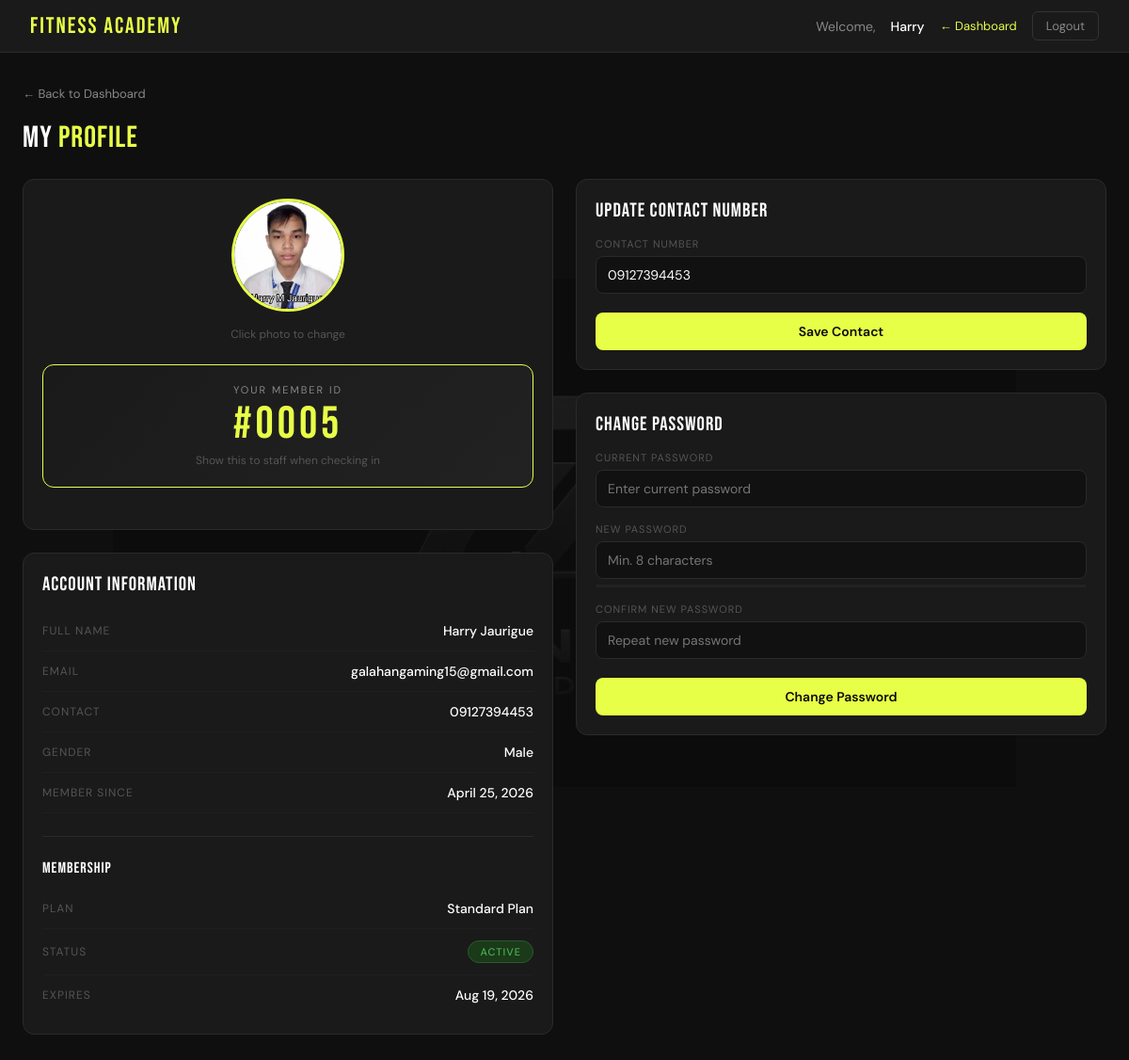
/profile.php (signed in), run on the app's committed database.
### tables this page shows
CREATE TABLE `user_account` (
  `user_id` int(11) NOT NULL,
  `member_id` int(11) DEFAULT NULL,
  `email` varchar(100) NOT NULL,
  `password` varchar(255) NOT NULL,
  `role` enum('member','staff','manager','owner') NOT NULL,
  `is_active` tinyint(1) DEFAULT 1,
  `deactivation_note` text DEFAULT NULL,
  `deactivated_by` int(11) DEFAULT NULL,
  `deactivated_at` datetime DEFAULT NULL
);

CREATE TABLE `members` (
  `member_id` int(11) NOT NULL,
  `first_name` varchar(50) NOT NULL,
  `last_name` varchar(50) NOT NULL,
  `contact_number` varchar(20) DEFAULT NULL,
  `gender` enum('Male','Female','Other') DEFAULT NULL,
  `created_at` timestamp NOT NULL DEFAULT current_timestamp(),
  `profile_photo` varchar(255) DEFAULT NULL
);

CREATE TABLE `subscription` (
  `subscription_id` int(11) NOT NULL,
  `member_id` int(11) NOT NULL,
  `plan_id` int(11) NOT NULL,
  `start_date` date NOT NULL,
  `end_date` date NOT NULL,
  `status` enum('Active','Expired','Cancelled') DEFAULT 'Active',
  `created_at` timestamp NOT NULL DEFAULT current_timestamp()
);

CREATE TABLE `membership_plan` (
  `plan_id` int(11) NOT NULL,
  `plan_name` varchar(100) NOT NULL,
  `duration` int(11) NOT NULL,
  `price` decimal(10,2) NOT NULL
);

### profile.php (the view, shortened to what this page needs)
<?php include "config.php"; ?>
<?php
$member_id = $_SESSION['member_id'];
$info_stmt = $conn->prepare("
    SELECT m.member_id, m.first_name, m.last_name, m.contact_number, m.gender,
           m.created_at, m.profile_photo, u.email
    FROM members m
    JOIN user_account u ON u.member_id = m.member_id
    WHERE m.member_id = ?
");
$info_stmt->bind_param("i", $member_id);
$info_stmt->execute();
$info = $info_stmt->get_result()->fetch_assoc();
$sub_stmt = $conn->prepare("
    SELECT s.status, s.start_date, s.end_date, p.plan_name
    FROM subscription s
    JOIN membership_plan p ON p.plan_id = s.plan_id
    WHERE s.member_id = ?
    ORDER BY s.created_at DESC LIMIT 1
");
$sub_stmt->bind_param("i", $member_id);
$sub_stmt->execute();
$sub = $sub_stmt->get_result()->fetch_assoc();
$photo_url = $info['profile_photo']
    ? 'uploads/profile_photos/' . htmlspecialchars($info['profile_photo'])
    : null;
?>
<!DOCTYPE html>
<html>
<head>
    <link rel="stylesheet" href="style.css">
</head>
<body>
<div class="navbar">
    <div class="navbar-logo">Fitness Academy</div>
    <div class="navbar-user">
        Welcome, <span><?php echo htmlspecialchars($info['first_name']); ?></span>
        <a href="member_dashboard.php" style="color:#e8ff47; font-size:13px; text-decoration:none;">← Dashboard</a>
        <a href="logout.php" class="logout-btn">Logout</a>
    </div>
</div>
<div class="container">
    <a href="member_dashboard.php" class="back-link">← Back to Dashboard</a>
    <div class="page-title">My <span>Profile</span></div>
    <div class="grid-2">
        <div>
            <div class="card" style="margin-bottom:1.5rem;">
                <form method="POST" enctype="multipart/form-data" id="photo-form">
                    <div class="photo-section">
                        <div class="photo-circle" onclick="document.getElementById('photo-input').click()">
                            <?php if ($photo_url): ?>
                                <img src="<?php echo $photo_url; ?>" alt="Profile Photo" id="photo-preview">
                            <?php else: ?>
                                <div class="photo-placeholder" id="photo-placeholder">👤</div>
                                <img src="" alt="" id="photo-preview" style="display:none; width:100%; height:100%; object-fit:cover;">
                            <?php endif; ?>
                        </div>
                        <div class="photo-name" id="photo-filename">
                            <?php echo $info['profile_photo'] ? 'Click photo to change' : 'Click to upload a photo'; ?>
                        </div>
                    </div>
                </form>
                <div class="member-id-badge">
                    <div class="member-id-label">Your Member ID</div>
                    <div class="member-id-number">#<?php echo str_pad($info['member_id'], 4, '0', STR_PAD_LEFT); ?></div>
                    <div class="member-id-sub">Show this to staff when checking in</div>
                </div>
            </div>
            <div class="card">
                <div class="section-title">Account Information</div>
                <div class="info-row">
                    <span class="info-label">Full Name</span>
                    <span class="info-value"><?php echo htmlspecialchars($info['first_name'] . ' ' . $info['last_name']); ?></span>
                </div>
                <div class="info-row">
                    <span class="info-label">Email</span>
                    <span class="info-value"><?php echo htmlspecialchars($info['email']); ?></span>
                </div>
                <div class="info-row">
                    <span class="info-label">Contact</span>
                    <span class="info-value"><?php echo htmlspecialchars($info['contact_number'] ?? '—'); ?></span>
                </div>
                <div class="info-row">
                    <span class="info-label">Gender</span>
                    <span class="info-value"><?php echo htmlspecialchars($info['gender'] ?? '—'); ?></span>
                </div>
                <div class="info-row">
                    <span class="info-label">Member Since</span>
                    <span class="info-value"><?php echo date('F d, Y', strtotime($info['created_at'])); ?></span>
                </div>
                <hr class="section-divider">
                <div class="section-title" style="font-size:1rem; margin-bottom:0.75rem;">Membership</div>
                <?php if ($sub): ?>
                    <div class="info-row">
                        <span class="info-label">Plan</span>
                        <span class="info-value"><?php echo htmlspecialchars($sub['plan_name']); ?></span>
                    </div>
                    <div class="info-row">
                        <span class="info-label">Status</span>
                        <span class="info-value"><span class="badge badge-<?php echo strtolower($sub['status']); ?>"><?php echo ucfirst($sub['status']); ?></span></span>
                    </div>
                    <div class="info-row">
                        <span class="info-label">Expires</span>
                        <span class="info-value"><?php echo date('M d, Y', strtotime($sub['end_date'])); ?></span>
                    </div>
                <?php endif; ?>
            </div>
        </div>
        <div>
            <div class="card" style="margin-bottom:1.5rem;">
                <div class="section-title">Update Contact Number</div>
                <form method="POST">
                    <div class="form-group">
                        <label>Contact Number</label>
                        <input type="text" name="contact_number"
                               placeholder="09XXXXXXXXX"
                               value="<?php echo htmlspecialchars($info['contact_number'] ?? ''); ?>"
                               required>
                    </div>
                    <button type="submit" name="update_contact" class="submit-btn">Save Contact</button>
                </form>
            </div>
            <div class="card">
                <div class="section-title">Change Password</div>
                <form method="POST">
                    <div class="form-group">
                        <label>Current Password</label>
                        <input type="password" name="current_password" placeholder="Enter current password" required>
                    </div>
                    <div class="form-group">
                        <label>New Password</label>
                        <input type="password" name="new_password" id="new_password"
                               placeholder="Min. 8 characters" required
                               oninput="checkStrength(this.value)">
                        <div class="strength-bar"><div class="strength-fill" id="strength-fill"></div></div>
                    </div>
                    <div class="form-group">
                        <label>Confirm New Password</label>
                        <input type="password" name="confirm_password" placeholder="Repeat new password" required>
                    </div>
                    <button type="submit" name="change_password" class="submit-btn">Change Password</button>
                </form>
            </div>
        </div>
    </div>
</div>
</body>
</html>

### style.css (style rules this page uses)
* { box-sizing: border-box; margin: 0; padding: 0; }
body { background: #0f0f0f; color: #fff; font-family: 'DM Sans', sans-serif; min-height: 100vh; }
body::after { content: ''; position: fixed; inset: 0; background: url('fa_logo_long.png') center center no-repeat; background-size: 80%; opacity: 0.2; pointer-events: none; z-index: 0; }
.container { position: relative; z-index: 1; }
.navbar { position: relative; z-index: 2; }
.navbar { background: #1a1a1a; border-bottom: 1px solid #2a2a2a; padding: 0.75rem 2rem; display: flex; justify-content: space-between; align-items: center; }
.navbar-logo { font-family: 'Bebas Neue', sans-serif; font-size: 1.5rem; color: #e8ff47; letter-spacing: 2px; }
.navbar-user { display: flex; align-items: center; gap: 1rem; font-size: 14px; color: #888; }
.navbar-user span { color: #fff; font-weight: 500; }
.logout-btn { background: none; border: 1px solid #333; color: #888; padding: 6px 14px; border-radius: 6px; cursor: pointer; font-family: 'DM Sans', sans-serif; font-size: 13px; text-decoration: none; transition: border-color 0.2s, color 0.2s; }
.container { max-width: 1200px; margin: 2rem auto; padding: 0 1.5rem; }
.page-title { font-family: 'Bebas Neue', sans-serif; font-size: 2rem; color: #fff; letter-spacing: 1px; margin-bottom: 1.5rem; }
.page-title span { color: #e8ff47; }
.grid-2 { display: grid; grid-template-columns: 1fr 1fr; gap: 1.5rem; margin-bottom: 1.5rem; }
.card { background: #1a1a1a; border: 1px solid #2a2a2a; border-radius: 12px; padding: 1.25rem; }
.section-title { font-family: 'Bebas Neue', sans-serif; font-size: 1.3rem; color: #fff; letter-spacing: 1px; margin-bottom: 1rem; }
.badge { display: inline-block; padding: 4px 12px; border-radius: 20px; font-size: 11px; font-weight: 500; text-transform: uppercase; letter-spacing: 1px; }
.badge-active { background: #1a3a1a; color: #4caf50; border: 1px solid #2a5a2a; }
.form-group { margin-bottom: 1rem; }
.form-group label { display: block; font-size: 11px; color: #555; text-transform: uppercase; letter-spacing: 1px; margin-bottom: 6px; }
.form-group input, .form-group select, .form-group textarea { width: 100%; background: #111; border: 1px solid #2a2a2a; color: #fff; border-radius: 8px; padding: 10px 12px; font-size: 14px; font-family: 'DM Sans', sans-serif; outline: none; transition: border-color 0.2s; }
.submit-btn { width: 100%; background: #e8ff47; color: #0a0a0a; border: none; border-radius: 8px; padding: 11px; font-size: 14px; font-weight: 600; font-family: 'DM Sans', sans-serif; cursor: pointer; margin-top: 4px; transition: opacity 0.2s; }

### profile.php (style rules this page uses)
.back-link { display:inline-flex; align-items:center; gap:6px; color:#888; font-size:13px; text-decoration:none; margin-bottom:1.2rem; transition:color 0.2s; }
.photo-section { text-align:center; margin-bottom:1.5rem; }
.photo-circle { width: 120px; height: 120px; border-radius: 50%; border: 3px solid #e8ff47; margin: 0 auto 1rem; overflow: hidden; background: #1a1a1a; display: flex; align-items: center; justify-content: center; cursor: pointer; position: relative; transition: opacity 0.2s; }
.photo-circle img { width:100%; height:100%; object-fit:cover; }
.photo-name { font-size: 12px; color: #555; margin-bottom: 0.75rem; }
.member-id-badge { background: linear-gradient(135deg, #1a1a1a, #222); border: 1px solid #e8ff47; border-radius: 12px; padding: 1.2rem; text-align: center; margin-bottom: 1.5rem; }
.member-id-label { font-size:11px; color:#888; text-transform:uppercase; letter-spacing:2px; margin-bottom:6px; }
.member-id-number { font-family:'Bebas Neue',sans-serif; font-size:3rem; color:#e8ff47; line-height:1; letter-spacing:4px; }
.member-id-sub { font-size:12px; color:#555; margin-top:6px; }
.info-row { display:flex; justify-content:space-between; align-items:center; padding:12px 0; border-bottom:1px solid #1f1f1f; font-size:14px; }
.info-row:last-child { border-bottom:none; }
.info-label { color:#555; font-size:12px; text-transform:uppercase; letter-spacing:1px; }
.info-value { color:#fff; font-weight:500; }
.section-divider { border:none; border-top:1px solid #2a2a2a; margin:1.5rem 0; }
.strength-bar { height:3px; border-radius:2px; background:#222; margin-top:6px; overflow:hidden; }

### data on the page
user_account: member.first_name "Harry", member.profile_photo (picture), member.member_id "0005", member.last_name "Harry Jaurigue", email "galahangaming15@gmail.com", member.contact_number "09127394453", member.gender "Male", member.created_at "April 25, 2026", contact_number "09127394453"
subscription: plan.plan_name "Standard Plan", status "ACTIVE", end_date "Aug 19, 2026"
